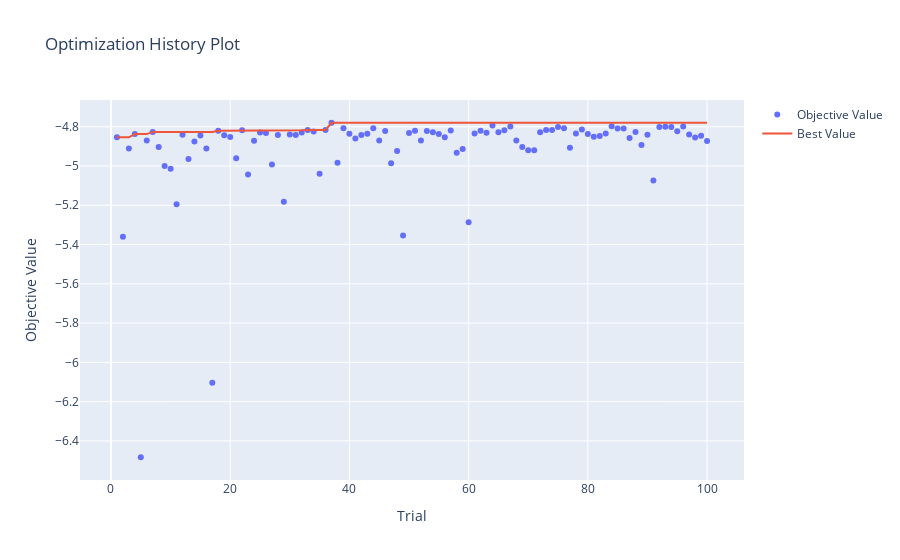
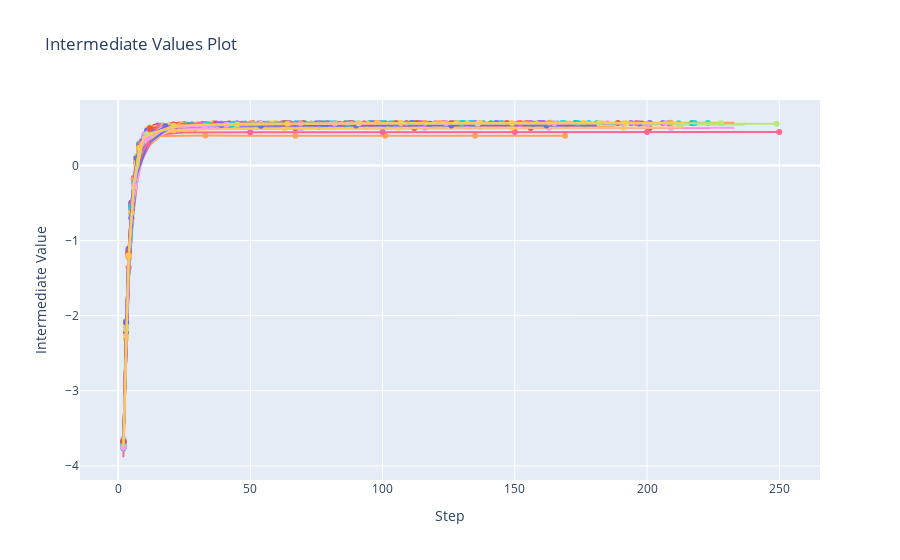
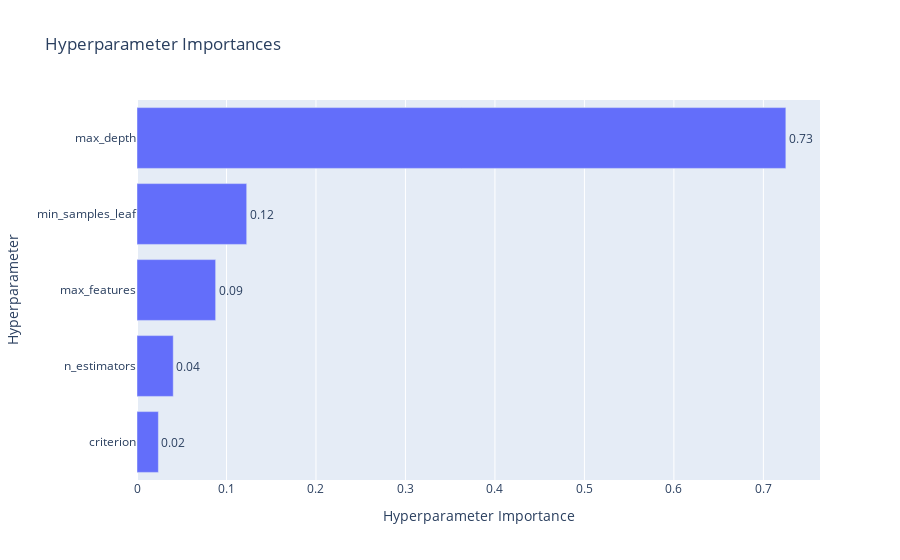

Notebook code cell kept with these figures, in order:
### Code cell
# --- Optional: Optuna Visualizations ---
import optuna.visualization as ov
fig1 = ov.plot_optimization_history(study)
fig1.show()
fig2 = ov.plot_intermediate_values(study)
fig2.show()
fig3 = ov.plot_param_importances(study)
fig3.show()

### Figure 1 — Plotly figure (JSON) as saved in the notebook; plotly's stock layout.template omitted (floating-point values rounded to 4 significant figures)
{"data": [{"mode": "markers", "name": "Objective Value", "type": "scatter", "x": [1, 2, 3, 4, 5, 6, 7, 8, 9, 10, 11, 12, 13, 14, 15, 16, 17, 18, 19, 20, 21, 22, 23, 24, 25, 26, 27, 28, 29, 30, 31, 32, 33, 34, 35, 36, 37, 38, 39, 40, 41, 42, 43, 44, 45, 46, 47, 48, 49, 50, 51, 52, 53, 54, 55, 56, 57, 58, 59, 60, 61, 62, 63, 64, 65, 66, 67, 68, 69, 70, 71, 72, 73, 74, 75, 76, 77, 78, 79, 80, 81, 82, 83, 84, 85, 86, 87, 88, 89, 90, 91, 92, 93, 94, 95, 96, 97, 98, 99, 100], "y": [-4.854, -5.361, -4.911, -4.837, -6.483, -4.87, -4.826, -4.903, -5.0, -5.014, -5.195, -4.841, -4.965, -4.876, -4.845, -4.911, -6.103, -4.82, -4.843, -4.852, -4.961, -4.817, -5.044, -4.871, -4.829, -4.832, -4.992, -4.842, -5.182, -4.84, -4.843, -4.829, -4.816, -4.825, -5.039, -4.817, -4.78, -4.984, -4.808, -4.835, -4.859, -4.842, -4.835, -4.807, -4.87, -4.821, -4.986, -4.924, -5.353, -4.831, -4.82, -4.87, -4.821, -4.828, -4.837, -4.854, -4.819, -4.933, -4.913, -5.286, -4.834, -4.82, -4.831, -4.793, -4.828, -4.818, -4.799, -4.87, -4.903, -4.919, -4.92, -4.828, -4.817, -4.817, -4.802, -4.807, -4.907, -4.834, -4.814, -4.837, -4.851, -4.847, -4.834, -4.797, -4.808, -4.809, -4.857, -4.827, -4.892, -4.84, -5.074, -4.801, -4.801, -4.802, -4.823, -4.799, -4.84, -4.854, -4.846, -4.873]}, {"mode": "lines", "name": "Best Value", "type": "scatter", "x": [0, 1, 2, 3, 4, 5, 6, 7, 8, 9, 10, 11, 12, 13, 14, 15, 16, 17, 18, 19, 20, 21, 22, 23, 24, 25, 26, 27, 28, 29, 30, 31, 32, 33, 34, 35, 36, 37, 38, 39, 40, 41, 42, 43, 44, 45, 46, 47, 48, 49, 50, 51, 52, 53, 54, 55, 56, 57, 58, 59, 60, 61, 62, 63, 64, 65, 66, 67, 68, 69, 70, 71, 72, 73, 74, 75, 76, 77, 78, 79, 80, 81, 82, 83, 84, 85, 86, 87, 88, 89, 90, 91, 92, 93, 94, 95, 96, 97, 98, 99, 100], "y": [null, -4.854, -4.854, -4.854, -4.837, -4.837, -4.837, -4.826, -4.826, -4.826, -4.826, -4.826, -4.826, -4.826, -4.826, -4.826, -4.826, -4.826, -4.82, -4.82, -4.82, -4.82, -4.817, -4.817, -4.817, -4.817, -4.817, -4.817, -4.817, -4.817, -4.817, -4.817, -4.817, -4.816, -4.816, -4.816, -4.816, -4.78, -4.78, -4.78, -4.78, -4.78, -4.78, -4.78, -4.78, -4.78, -4.78, -4.78, -4.78, -4.78, -4.78, -4.78, -4.78, -4.78, -4.78, -4.78, -4.78, -4.78, -4.78, -4.78, -4.78, -4.78, -4.78, -4.78, -4.78, -4.78, -4.78, -4.78, -4.78, -4.78, -4.78, -4.78, -4.78, -4.78, -4.78, -4.78, -4.78, -4.78, -4.78, -4.78, -4.78, -4.78, -4.78, -4.78, -4.78, -4.78, -4.78, -4.78, -4.78, -4.78, -4.78, -4.78, -4.78, -4.78, -4.78, -4.78, -4.78, -4.78, -4.78, -4.78, -4.78]}, {"marker": {"color": "#cccccc"}, "mode": "markers", "name": "Infeasible Trial", "showlegend": false, "type": "scatter", "x": [], "y": []}], "layout": {"title": {"text": "Optimization History Plot"}, "xaxis": {"title": {"text": "Trial"}}, "yaxis": {"title": {"text": "Objective Value"}}}}

### Figure 2 — Plotly figure (JSON) as saved in the notebook; plotly's stock layout.template omitted (floating-point values rounded to 4 significant figures)
{"data": [{"marker": {"maxdisplayed": 10}, "mode": "lines+markers", "name": "Trial1", "type": "scatter", "x": [1, 2, 3, 5, 6, 12, 25, 37, 50, 62, 75, 87, 100, 112, 125], "y": [null, -3.642, -2.064, -0.4988, -0.1469, 0.5035, 0.5471, 0.5547, 0.5573, 0.5595, 0.5615, 0.5614, 0.5629, 0.5631, 0.5636]}, {"marker": {"maxdisplayed": 10}, "mode": "lines+markers", "name": "Trial2", "type": "scatter", "x": [2, 4, 6, 8, 11, 22, 44, 67, 89, 112, 134, 156, 179, 201, 224], "y": [-3.694, -1.158, -0.2102, 0.2395, 0.4402, 0.4931, 0.4962, 0.4963, 0.499, 0.4983, 0.4985, 0.4991, 0.4983, 0.4982, 0.4972]}, {"marker": {"maxdisplayed": 10}, "mode": "lines+markers", "name": "Trial3", "type": "scatter", "x": [1, 2, 3, 4, 8, 17, 25, 34, 43, 51, 60, 68, 77, 86], "y": [null, -3.662, -2.077, -1.105, 0.2818, 0.5375, 0.5421, 0.5443, 0.5487, 0.5502, 0.5536, 0.555, 0.5554, 0.5552]}, {"marker": {"maxdisplayed": 10}, "mode": "lines+markers", "name": "Trial4", "type": "scatter", "x": [1, 2, 3, 7, 15, 23, 31, 39, 46, 54, 62, 70, 78], "y": [null, -3.675, -2.098, 0.1026, 0.5242, 0.5456, 0.5499, 0.5557, 0.5578, 0.5583, 0.5597, 0.5615, 0.562]}, {"marker": {"maxdisplayed": 10}, "mode": "lines+markers", "name": "Trial5", "type": "scatter", "x": [1, 3, 5, 6, 8, 16, 33, 50, 67, 84, 101, 118, 135, 152, 169], "y": [null, -2.161, -0.6307, -0.2835, 0.1542, 0.3919, 0.3997, 0.3968, 0.3951, 0.3957, 0.3948, 0.3957, 0.3944, 0.3955, 0.3949]}, {"marker": {"maxdisplayed": 10}, "mode": "lines+markers", "name": "Trial6", "type": "scatter", "x": [2, 4, 6, 8, 10, 21, 42, 63, 84, 106, 127, 148, 169, 190, 212], "y": [-3.754, -1.208, -0.2326, 0.2296, 0.3758, 0.5204, 0.5422, 0.5528, 0.5534, 0.5564, 0.5585, 0.5601, 0.5608, 0.561, 0.5617]}, {"marker": {"maxdisplayed": 10}, "mode": "lines+markers", "name": "Trial7", "type": "scatter", "x": [1, 2, 5, 11, 16, 22, 28, 33, 39, 44, 50, 56], "y": [null, -3.681, -0.5265, 0.4669, 0.5289, 0.5398, 0.5449, 0.5495, 0.5551, 0.5561, 0.5576, 0.5609]}, {"marker": {"maxdisplayed": 10}, "mode": "lines+markers", "name": "Trial8", "type": "scatter", "x": [1, 2, 3, 4, 8, 17, 26, 34, 43, 52, 60, 69, 78, 87], "y": [null, -3.644, -2.072, -1.092, 0.3041, 0.5433, 0.5497, 0.5523, 0.5537, 0.5561, 0.5574, 0.5584, 0.5596, 0.5596]}, {"marker": {"maxdisplayed": 10}, "mode": "lines+markers", "name": "Trial9", "type": "scatter", "x": [1, 2, 3, 6, 13, 20, 26, 33, 40, 46, 53, 60, 67], "y": [null, -3.668, -2.11, -0.1899, 0.482, 0.5221, 0.5301, 0.5339, 0.5372, 0.5382, 0.5406, 0.54, 0.5429]}, {"marker": {"maxdisplayed": 10}, "mode": "lines+markers", "name": "Trial10", "type": "scatter", "x": [1, 2, 3, 4, 6, 12, 24, 36, 48, 60, 72, 84, 96, 108, 121], "y": [null, -3.689, -2.116, -1.144, -0.1982, 0.4715, 0.5289, 0.532, 0.5337, 0.5341, 0.5337, 0.5355, 0.5357, 0.5355, 0.5361]}, {"marker": {"maxdisplayed": 10}, "mode": "lines+markers", "name": "Trial11", "type": "scatter", "x": [1, 3, 4, 6, 7, 15, 30, 45, 61, 76, 91, 107, 122, 137, 153], "y": [null, -2.098, -1.124, -0.1729, 0.1061, 0.498, 0.513, 0.5174, 0.5189, 0.5197, 0.521, 0.5225, 0.5226, 0.5223, 0.5233]}, {"marker": {"maxdisplayed": 10}, "mode": "lines+markers", "name": "Trial12", "type": "scatter", "x": [1, 2, 5, 11, 17, 22, 28, 34, 39, 45, 51, 57], "y": [null, -3.695, -0.5283, 0.4637, 0.5267, 0.5369, 0.5422, 0.5486, 0.5517, 0.5545, 0.5558, 0.5565]}, {"marker": {"maxdisplayed": 10}, "mode": "lines+markers", "name": "Trial13", "type": "scatter", "x": [1, 2, 5, 10, 15, 20, 25, 30, 35, 40, 45, 51], "y": [null, -3.683, -0.5544, 0.4001, 0.4978, 0.5213, 0.5252, 0.528, 0.5295, 0.5354, 0.5362, 0.535]}, {"marker": {"maxdisplayed": 10}, "mode": "lines+markers", "name": "Trial14", "type": "scatter", "x": [1, 2, 3, 4, 5, 11, 22, 33, 44, 55, 66, 77, 88, 99, 110], "y": [null, -3.692, -2.127, -1.137, -0.5417, 0.4613, 0.5359, 0.5456, 0.5499, 0.5547, 0.557, 0.5598, 0.5605, 0.5618, 0.562]}, {"marker": {"maxdisplayed": 10}, "mode": "lines+markers", "name": "Trial15", "type": "scatter", "x": [1, 2, 3, 4, 8, 17, 25, 34, 43, 51, 60, 68, 77, 86], "y": [null, -3.66, -2.084, -1.109, 0.2794, 0.5298, 0.5443, 0.5521, 0.5582, 0.5591, 0.5589, 0.5595, 0.5622, 0.5623]}, {"marker": {"maxdisplayed": 10}, "mode": "lines+markers", "name": "Trial16", "type": "scatter", "x": [1, 3, 5, 7, 8, 17, 35, 52, 70, 87, 105, 122, 140, 157, 175], "y": [null, -2.133, -0.5614, 0.063, 0.2467, 0.5124, 0.5331, 0.5409, 0.543, 0.5434, 0.5437, 0.5444, 0.5449, 0.5473, 0.5478]}, {"marker": {"maxdisplayed": 10}, "mode": "lines+markers", "name": "Trial17", "type": "scatter", "x": [2, 5, 7, 10, 12, 25, 50, 75, 100, 125, 150, 175, 200, 225, 250], "y": [-3.691, -0.585, 0.0285, 0.3328, 0.4038, 0.4404, 0.4425, 0.4435, 0.4451, 0.4448, 0.4443, 0.4436, 0.4444, 0.4449, 0.4446]}, {"marker": {"maxdisplayed": 10}, "mode": "lines+markers", "name": "Trial18", "type": "scatter", "x": [1, 2, 3, 4, 9, 19, 29, 39, 49, 59, 69, 79, 89, 99], "y": [null, -3.733, -2.177, -1.193, 0.3008, 0.524, 0.5406, 0.5483, 0.5507, 0.5548, 0.5579, 0.5598, 0.5599, 0.5615]}, {"marker": {"maxdisplayed": 10}, "mode": "lines+markers", "name": "Trial19", "type": "scatter", "x": [1, 2, 3, 4, 5, 10, 21, 32, 43, 54, 65, 76, 87, 98, 109], "y": [null, -3.712, -2.149, -1.173, -0.5676, 0.3863, 0.5319, 0.5415, 0.548, 0.5525, 0.5572, 0.5585, 0.5579, 0.5596, 0.5597]}, {"marker": {"maxdisplayed": 10}, "mode": "lines+markers", "name": "Trial20", "type": "scatter", "x": [1, 2, 4, 5, 6, 13, 27, 41, 55, 69, 82, 96, 110, 124, 138], "y": [null, -3.71, -1.176, -0.575, -0.2191, 0.477, 0.5286, 0.5372, 0.5424, 0.5452, 0.5467, 0.5486, 0.5485, 0.5493, 0.5514]}, {"marker": {"maxdisplayed": 10}, "mode": "lines+markers", "name": "Trial21", "type": "scatter", "x": [1, 2, 3, 4, 5, 10, 20, 30, 41, 51, 61, 72, 82, 92, 103], "y": [null, -3.791, -2.232, -1.25, -0.6428, 0.3505, 0.5137, 0.5298, 0.5382, 0.5434, 0.5455, 0.548, 0.5491, 0.5508, 0.5522]}, {"marker": {"maxdisplayed": 10}, "mode": "lines+markers", "name": "Trial22", "type": "scatter", "x": [1, 2, 3, 7, 14, 21, 29, 36, 43, 51, 58, 65, 73], "y": [null, -3.664, -2.091, 0.116, 0.5208, 0.5458, 0.5527, 0.5572, 0.5604, 0.5611, 0.5623, 0.5627, 0.5626]}, {"marker": {"maxdisplayed": 10}, "mode": "lines+markers", "name": "Trial23", "type": "scatter", "x": [1, 2, 3, 6, 13, 20, 26, 33, 40, 46, 53, 60, 67], "y": [null, -3.649, -2.083, -0.1671, 0.4962, 0.5255, 0.5298, 0.5304, 0.5336, 0.5348, 0.5365, 0.5367, 0.5371]}, {"marker": {"maxdisplayed": 10}, "mode": "lines+markers", "name": "Trial24", "type": "scatter", "x": [1, 2, 5, 10, 15, 20, 25, 30, 35, 40, 45, 51], "y": [null, -3.643, -0.498, 0.4367, 0.5319, 0.5485, 0.5499, 0.5511, 0.5517, 0.5568, 0.5577, 0.5589]}, {"marker": {"maxdisplayed": 10}, "mode": "lines+markers", "name": "Trial25", "type": "scatter", "x": [1, 2, 3, 4, 5, 10, 20, 30, 40, 50, 60, 70, 80, 90, 101], "y": [null, -3.668, -2.091, -1.113, -0.5219, 0.4157, 0.5345, 0.5444, 0.5506, 0.5532, 0.5551, 0.5555, 0.5547, 0.5558, 0.5559]}, {"marker": {"maxdisplayed": 10}, "mode": "lines+markers", "name": "Trial26", "type": "scatter", "x": [1, 2, 3, 7, 14, 21, 28, 35, 42, 49, 56, 63, 71], "y": [null, -3.688, -2.124, 0.1076, 0.5142, 0.537, 0.5462, 0.553, 0.5554, 0.5554, 0.5562, 0.558, 0.5589]}, {"marker": {"maxdisplayed": 10}, "mode": "lines+markers", "name": "Trial27", "type": "scatter", "x": [1, 2, 3, 4, 9, 19, 28, 38, 47, 57, 66, 76, 85, 95], "y": [null, -3.686, -2.114, -1.154, 0.3074, 0.5064, 0.5137, 0.5165, 0.5204, 0.5262, 0.5294, 0.5313, 0.5334, 0.5342]}, {"marker": {"maxdisplayed": 10}, "mode": "lines+markers", "name": "Trial28", "type": "scatter", "x": [1, 2, 3, 5, 6, 13, 26, 39, 52, 65, 78, 91, 104, 117, 130], "y": [null, -3.707, -2.133, -0.5408, -0.1856, 0.4968, 0.5451, 0.5529, 0.5559, 0.5576, 0.561, 0.5621, 0.5622, 0.5618, 0.5625]}, {"marker": {"maxdisplayed": 10}, "mode": "lines+markers", "name": "Trial29", "type": "scatter", "x": [1, 2, 3, 6, 13, 20, 26, 33, 40, 46, 53, 60, 67], "y": [null, -3.656, -2.077, -0.1678, 0.4856, 0.5197, 0.522, 0.5225, 0.5253, 0.5258, 0.5267, 0.5277, 0.5291]}, {"marker": {"maxdisplayed": 10}, "mode": "lines+markers", "name": "Trial30", "type": "scatter", "x": [1, 2, 3, 4, 5, 11, 23, 35, 47, 59, 70, 82, 94, 106, 118], "y": [null, -3.653, -2.088, -1.11, -0.5151, 0.4827, 0.55, 0.5552, 0.5613, 0.5621, 0.5641, 0.5643, 0.5648, 0.5654, 0.5655]}, {"marker": {"maxdisplayed": 10}, "mode": "lines+markers", "name": "Trial31", "type": "scatter", "x": [1, 2, 3, 4, 8, 16, 24, 32, 40, 48, 56, 64, 72, 81], "y": [null, -3.73, -2.19, -1.224, 0.1906, 0.4795, 0.5065, 0.5193, 0.5258, 0.5281, 0.5323, 0.5354, 0.5362, 0.537]}, {"marker": {"maxdisplayed": 10}, "mode": "lines+markers", "name": "Trial32", "type": "scatter", "x": [1, 2, 3, 4, 5, 10, 20, 30, 40, 50, 60, 70, 80, 90, 101], "y": [null, -3.668, -2.091, -1.113, -0.5219, 0.4157, 0.5345, 0.5444, 0.5506, 0.5532, 0.5551, 0.5555, 0.5547, 0.5558, 0.5559]}, {"marker": {"maxdisplayed": 10}, "mode": "lines+markers", "name": "Trial33", "type": "scatter", "x": [1, 2, 4, 5, 6, 13, 27, 41, 54, 68, 82, 95, 109, 123, 137], "y": [null, -3.671, -1.141, -0.5434, -0.1897, 0.4854, 0.5426, 0.5516, 0.5543, 0.5574, 0.5595, 0.5611, 0.5606, 0.5619, 0.5618]}, {"marker": {"maxdisplayed": 10}, "mode": "lines+markers", "name": "Trial34", "type": "scatter", "x": [1, 3, 4, 6, 8, 16, 32, 48, 64, 80, 96, 112, 128, 144, 161], "y": [null, -2.105, -1.118, -0.1794, 0.2704, 0.5291, 0.5531, 0.5593, 0.5611, 0.5618, 0.5629, 0.5647, 0.565, 0.5656, 0.5652]}, {"marker": {"maxdisplayed": 10}, "mode": "lines+markers", "name": "Trial35", "type": "scatter", "x": [1, 3, 5, 7, 9, 18, 37, 56, 75, 94, 112, 131, 150, 169, 188], "y": [null, -2.129, -0.5704, 0.06053, 0.2964, 0.4999, 0.5146, 0.5178, 0.5211, 0.5202, 0.5219, 0.523, 0.523, 0.524, 0.5241]}, {"marker": {"maxdisplayed": 10}, "mode": "lines+markers", "name": "Trial36", "type": "scatter", "x": [1, 2, 4, 5, 7, 14, 29, 44, 59, 74, 89, 104, 119, 134, 149], "y": [null, -3.704, -1.169, -0.5561, 0.07077, 0.4985, 0.5438, 0.5487, 0.5529, 0.5532, 0.5555, 0.5563, 0.5573, 0.5587, 0.5589]}, {"marker": {"maxdisplayed": 10}, "mode": "lines+markers", "name": "Trial37", "type": "scatter", "x": [1, 2, 4, 5, 7, 14, 28, 43, 57, 72, 86, 100, 115, 129, 144], "y": [null, -3.771, -1.22, -0.6042, 0.04285, 0.479, 0.5361, 0.5494, 0.5535, 0.5564, 0.5589, 0.5615, 0.5618, 0.5608, 0.5606]}, {"marker": {"maxdisplayed": 10}, "mode": "lines+markers", "name": "Trial38", "type": "scatter", "x": [1, 2, 4, 5, 7, 14, 29, 43, 58, 72, 87, 101, 116, 130, 145], "y": [null, -3.77, -1.233, -0.636, 0.003515, 0.4561, 0.503, 0.5166, 0.5267, 0.5311, 0.5334, 0.5349, 0.5367, 0.5377, 0.5382]}, {"marker": {"maxdisplayed": 10}, "mode": "lines+markers", "name": "Trial39", "type": "scatter", "x": [1, 3, 5, 7, 9, 18, 37, 55, 74, 92, 111, 129, 148, 166, 185], "y": [null, -2.148, -0.5592, 0.06757, 0.3166, 0.5291, 0.5474, 0.5541, 0.5547, 0.5565, 0.557, 0.5595, 0.5598, 0.5606, 0.5607]}, {"marker": {"maxdisplayed": 10}, "mode": "lines+markers", "name": "Trial40", "type": "scatter", "x": [1, 3, 5, 7, 9, 19, 38, 57, 76, 95, 114, 133, 152, 171, 190], "y": [null, -2.306, -0.6942, -0.04007, 0.2174, 0.4787, 0.5217, 0.5378, 0.5459, 0.5504, 0.5511, 0.5545, 0.5566, 0.5591, 0.5607]}, {"marker": {"maxdisplayed": 10}, "mode": "lines+markers", "name": "Trial41", "type": "scatter", "x": [2, 4, 6, 8, 10, 20, 40, 60, 80, 100, 120, 140, 160, 180, 201], "y": [-3.759, -1.223, -0.2586, 0.2075, 0.3607, 0.5184, 0.5481, 0.5549, 0.5588, 0.5591, 0.5602, 0.5609, 0.5617, 0.5625, 0.5623]}, {"marker": {"maxdisplayed": 10}, "mode": "lines+markers", "name": "Trial42", "type": "scatter", "x": [1, 3, 5, 6, 8, 17, 34, 51, 68, 85, 102, 118, 136, 153, 170], "y": [null, -2.148, -0.5759, -0.2198, 0.2323, 0.5126, 0.5311, 0.5413, 0.5433, 0.5469, 0.5489, 0.5484, 0.5507, 0.5527, 0.553]}, {"marker": {"maxdisplayed": 10}, "mode": "lines+markers", "name": "Trial43", "type": "scatter", "x": [1, 3, 4, 6, 7, 15, 30, 45, 61, 76, 91, 107, 122, 137, 153], "y": [null, -2.138, -1.145, -0.2024, 0.07772, 0.5186, 0.5474, 0.5558, 0.559, 0.5606, 0.5628, 0.5623, 0.5628, 0.5628, 0.5638]}, {"marker": {"maxdisplayed": 10}, "mode": "lines+markers", "name": "Trial44", "type": "scatter", "x": [2, 4, 6, 8, 11, 22, 44, 67, 89, 112, 134, 156, 179, 201, 224], "y": [-3.696, -1.169, -0.2098, 0.2509, 0.4456, 0.5328, 0.5516, 0.5575, 0.561, 0.5613, 0.5626, 0.564, 0.5654, 0.5649, 0.5652]}, {"marker": {"maxdisplayed": 10}, "mode": "lines+markers", "name": "Trial45", "type": "scatter", "x": [1, 2, 4, 5, 6, 13, 26, 40, 53, 67, 80, 93, 107, 120, 134], "y": [null, -3.736, -1.217, -0.6266, -0.2537, 0.469, 0.5289, 0.545, 0.5507, 0.5544, 0.5554, 0.5583, 0.5587, 0.5594, 0.5605]}, {"marker": {"maxdisplayed": 10}, "mode": "lines+markers", "name": "Trial46", "type": "scatter", "x": [2, 4, 6, 8, 11, 22, 44, 66, 89, 111, 133, 156, 178, 200, 223], "y": [-3.72, -1.183, -0.2121, 0.2428, 0.4529, 0.5394, 0.5551, 0.5605, 0.5633, 0.5648, 0.5641, 0.5648, 0.5649, 0.565, 0.5654]}, {"marker": {"maxdisplayed": 10}, "mode": "lines+markers", "name": "Trial47", "type": "scatter", "x": [1, 2, 4, 5, 7, 14, 29, 43, 58, 73, 87, 102, 116, 131, 146], "y": [null, -3.885, -1.359, -0.7324, -0.06754, 0.4188, 0.4916, 0.5056, 0.5153, 0.5186, 0.5258, 0.5275, 0.5291, 0.5305, 0.5313]}, {"marker": {"maxdisplayed": 10}, "mode": "lines+markers", "name": "Trial48", "type": "scatter", "x": [2, 4, 7, 9, 12, 24, 49, 74, 99, 124, 149, 174, 199, 224, 249], "y": [-3.644, -1.105, 0.1255, 0.3589, 0.5095, 0.5454, 0.5502, 0.5526, 0.554, 0.5546, 0.5547, 0.5546, 0.5543, 0.5549, 0.5546]}, {"marker": {"maxdisplayed": 10}, "mode": "lines+markers", "name": "Trial49", "type": "scatter", "x": [2, 4, 6, 9, 11, 23, 46, 69, 93, 116, 139, 163, 186, 209, 233], "y": [-3.681, -1.171, -0.228, 0.2912, 0.4164, 0.4777, 0.4913, 0.4928, 0.4969, 0.4987, 0.5002, 0.5008, 0.5013, 0.5012, 0.5018]}, {"marker": {"maxdisplayed": 10}, "mode": "lines+markers", "name": "Trial50", "type": "scatter", "x": [1, 3, 5, 7, 9, 18, 36, 54, 73, 91, 109, 128, 146, 164, 183], "y": [null, -2.205, -0.621, 0.02151, 0.2814, 0.5176, 0.5467, 0.5518, 0.5552, 0.5583, 0.56, 0.5607, 0.561, 0.5608, 0.5613]}, {"marker": {"maxdisplayed": 10}, "mode": "lines+markers", "name": "Trial51", "type": "scatter", "x": [1, 3, 4, 6, 7, 15, 31, 47, 63, 79, 95, 111, 127, 143, 159], "y": [null, -2.124, -1.148, -0.1885, 0.09223, 0.52, 0.5484, 0.5552, 0.5585, 0.5623, 0.563, 0.5638, 0.5642, 0.5641, 0.5643]}, {"marker": {"maxdisplayed": 10}, "mode": "lines+markers", "name": "Trial52", "type": "scatter", "x": [2, 4, 6, 8, 11, 22, 44, 66, 88, 110, 132, 154, 176, 198, 221], "y": [-3.679, -1.136, -0.1839, 0.2638, 0.467, 0.5395, 0.5505, 0.5532, 0.556, 0.5561, 0.5572, 0.5581, 0.5594, 0.5597, 0.5601]}, {"marker": {"maxdisplayed": 10}, "mode": "lines+markers", "name": "Trial53", "type": "scatter", "x": [2, 4, 6, 8, 10, 20, 40, 60, 80, 101, 121, 141, 161, 181, 202], "y": [-3.708, -1.157, -0.1968, 0.2578, 0.3972, 0.5301, 0.5473, 0.5526, 0.5578, 0.5604, 0.5616, 0.5623, 0.5629, 0.5631, 0.5623]}, {"marker": {"maxdisplayed": 10}, "mode": "lines+markers", "name": "Trial54", "type": "scatter", "x": [1, 3, 5, 7, 8, 17, 35, 53, 70, 88, 106, 123, 141, 159, 177], "y": [null, -2.131, -0.5442, 0.0867, 0.2658, 0.5284, 0.5535, 0.5596, 0.5633, 0.5644, 0.5653, 0.5664, 0.5663, 0.5661, 0.566]}, {"marker": {"maxdisplayed": 10}, "mode": "lines+markers", "name": "Trial55", "type": "scatter", "x": [1, 2, 3, 4, 6, 12, 24, 36, 48, 61, 73, 85, 97, 109, 122], "y": [null, -3.659, -2.085, -1.114, -0.1599, 0.4955, 0.5462, 0.5503, 0.5552, 0.5567, 0.5589, 0.5597, 0.5606, 0.5617, 0.562]}, {"marker": {"maxdisplayed": 10}, "mode": "lines+markers", "name": "Trial56", "type": "scatter", "x": [1, 3, 4, 6, 8, 16, 32, 48, 64, 81, 97, 113, 129, 145, 162], "y": [null, -2.097, -1.134, -0.1733, 0.2737, 0.5294, 0.5511, 0.5597, 0.5611, 0.562, 0.564, 0.5634, 0.5635, 0.5645, 0.5648]}, {"marker": {"maxdisplayed": 10}, "mode": "lines+markers", "name": "Trial57", "type": "scatter", "x": [1, 2, 4, 5, 7, 14, 28, 42, 56, 70, 84, 98, 112, 126, 141], "y": [null, -3.68, -1.14, -0.5411, 0.09045, 0.5113, 0.5485, 0.5558, 0.5603, 0.5638, 0.5642, 0.5634, 0.5635, 0.5635, 0.5644]}, {"marker": {"maxdisplayed": 10}, "mode": "lines+markers", "name": "Trial58", "type": "scatter", "x": [2, 4, 7, 9, 11, 23, 47, 71, 94, 118, 142, 165, 189, 213, 237], "y": [-3.686, -1.155, 0.07355, 0.3068, 0.4401, 0.5181, 0.5362, 0.5384, 0.5416, 0.542, 0.5433, 0.5438, 0.544, 0.5446, 0.5445]}, {"marker": {"maxdisplayed": 10}, "mode": "lines+markers", "name": "Trial59", "type": "scatter", "x": [2, 4, 6, 8, 10, 20, 40, 60, 80, 100, 120, 140, 160, 180, 200], "y": [-3.689, -1.137, -0.1803, 0.2715, 0.4109, 0.5305, 0.5455, 0.5462, 0.5467, 0.5493, 0.5501, 0.5522, 0.5513, 0.5512, 0.5515]}, {"marker": {"maxdisplayed": 10}, "mode": "lines+markers", "name": "Trial60", "type": "scatter", "x": [2, 4, 6, 8, 10, 21, 42, 63, 85, 106, 127, 149, 170, 191, 213], "y": [-3.712, -1.208, -0.264, 0.1875, 0.3356, 0.4674, 0.4868, 0.4947, 0.4974, 0.5005, 0.5017, 0.5036, 0.5053, 0.5048, 0.5065]}, {"marker": {"maxdisplayed": 10}, "mode": "lines+markers", "name": "Trial61", "type": "scatter", "x": [1, 2, 3, 4, 5, 11, 22, 33, 45, 56, 67, 79, 90, 101, 113], "y": [null, -3.668, -2.091, -1.113, -0.5219, 0.4661, 0.5388, 0.5455, 0.5525, 0.5544, 0.5551, 0.5548, 0.5558, 0.5559, 0.5569]}, {"marker": {"maxdisplayed": 10}, "mode": "lines+markers", "name": "Trial62", "type": "scatter", "x": [1, 2, 4, 5, 7, 14, 28, 42, 56, 70, 84, 98, 112, 126, 141], "y": [null, -3.687, -1.15, -0.557, 0.09225, 0.5144, 0.5535, 0.5594, 0.5595, 0.5625, 0.5633, 0.5644, 0.5637, 0.5635, 0.5637]}, {"marker": {"maxdisplayed": 10}, "mode": "lines+markers", "name": "Trial63", "type": "scatter", "x": [1, 2, 3, 5, 6, 13, 26, 39, 52, 65, 78, 91, 104, 117, 131], "y": [null, -3.704, -2.137, -0.5561, -0.1997, 0.4924, 0.5413, 0.5491, 0.5528, 0.5566, 0.5581, 0.5581, 0.5594, 0.56, 0.5606]}, {"marker": {"maxdisplayed": 10}, "mode": "lines+markers", "name": "Trial64", "type": "scatter", "x": [1, 3, 4, 6, 7, 15, 30, 45, 60, 75, 90, 105, 120, 135, 151], "y": [null, -2.122, -1.14, -0.1928, 0.09062, 0.5148, 0.5467, 0.5556, 0.5594, 0.5609, 0.5614, 0.5631, 0.5643, 0.5648, 0.565]}, {"marker": {"maxdisplayed": 10}, "mode": "lines+markers", "name": "Trial65", "type": "scatter", "x": [1, 3, 4, 6, 7, 15, 30, 45, 60, 76, 91, 106, 121, 136, 152], "y": [null, -2.148, -1.157, -0.2017, 0.07852, 0.507, 0.5426, 0.5518, 0.5565, 0.5582, 0.5583, 0.56, 0.5617, 0.5618, 0.5637]}, {"marker": {"maxdisplayed": 10}, "mode": "lines+markers", "name": "Trial66", "type": "scatter", "x": [1, 3, 5, 6, 8, 16, 33, 50, 67, 84, 100, 117, 134, 151, 168], "y": [null, -2.123, -0.538, -0.1792, 0.2654, 0.5209, 0.5435, 0.5544, 0.5599, 0.5616, 0.5643, 0.5646, 0.5646, 0.5652, 0.5651]}, {"marker": {"maxdisplayed": 10}, "mode": "lines+markers", "name": "Trial67", "type": "scatter", "x": [1, 2, 3, 5, 6, 12, 25, 38, 50, 63, 76, 88, 101, 114, 127], "y": [null, -3.722, -2.15, -0.5717, -0.2131, 0.4785, 0.5401, 0.5484, 0.5524, 0.5567, 0.5608, 0.5608, 0.561, 0.5605, 0.5611]}, {"marker": {"maxdisplayed": 10}, "mode": "lines+markers", "name": "Trial68", "type": "scatter", "x": [1, 2, 3, 5, 6, 13, 26, 39, 52, 65, 78, 91, 104, 117, 130], "y": [null, -3.734, -2.175, -0.5891, -0.2248, 0.4787, 0.5322, 0.5428, 0.5504, 0.5541, 0.5546, 0.5555, 0.5572, 0.5584, 0.5592]}, {"marker": {"maxdisplayed": 10}, "mode": "lines+markers", "name": "Trial69", "type": "scatter", "x": [1, 2, 3, 4, 5, 11, 23, 35, 46, 58, 70, 81, 93, 105, 117], "y": [null, -3.76, -2.201, -1.221, -0.6234, 0.4259, 0.5167, 0.5225, 0.5355, 0.5405, 0.5412, 0.5432, 0.5455, 0.5461, 0.5479]}, {"marker": {"maxdisplayed": 10}, "mode": "lines+markers", "name": "Trial70", "type": "scatter", "x": [1, 2, 4, 5, 7, 14, 29, 44, 58, 73, 88, 102, 117, 132, 147], "y": [null, -3.714, -1.171, -0.5672, 0.07441, 0.4997, 0.5376, 0.5409, 0.5435, 0.5457, 0.548, 0.5487, 0.5493, 0.5501, 0.5502]}, {"marker": {"maxdisplayed": 10}, "mode": "lines+markers", "name": "Trial71", "type": "scatter", "x": [1, 2, 4, 5, 6, 13, 27, 41, 54, 68, 82, 95, 109, 123, 137], "y": [null, -3.727, -1.192, -0.5884, -0.2292, 0.4699, 0.5353, 0.5478, 0.5526, 0.5569, 0.5587, 0.5604, 0.5617, 0.5618, 0.5612]}, {"marker": {"maxdisplayed": 10}, "mode": "lines+markers", "name": "Trial72", "type": "scatter", "x": [1, 2, 3, 5, 6, 12, 25, 37, 50, 63, 75, 88, 100, 113, 126], "y": [null, -3.678, -2.102, -0.5407, -0.1904, 0.4964, 0.5491, 0.5589, 0.562, 0.5641, 0.5657, 0.5652, 0.5657, 0.5665, 0.5667]}, {"marker": {"maxdisplayed": 10}, "mode": "lines+markers", "name": "Trial73", "type": "scatter", "x": [1, 3, 4, 6, 8, 16, 32, 48, 64, 80, 96, 112, 128, 144, 160], "y": [null, -2.113, -1.139, -0.1776, 0.2805, 0.5327, 0.5478, 0.5563, 0.5595, 0.5604, 0.5626, 0.5632, 0.5647, 0.5656, 0.5654]}, {"marker": {"maxdisplayed": 10}, "mode": "lines+markers", "name": "Trial74", "type": "scatter", "x": [1, 3, 4, 6, 8, 16, 32, 48, 64, 80, 96, 112, 128, 144, 160], "y": [null, -2.113, -1.139, -0.1776, 0.2805, 0.5327, 0.5478, 0.5563, 0.5595, 0.5604, 0.5626, 0.5632, 0.5647, 0.5656, 0.5654]}, {"marker": {"maxdisplayed": 10}, "mode": "lines+markers", "name": "Trial75", "type": "scatter", "x": [1, 3, 5, 6, 8, 16, 33, 50, 67, 84, 100, 117, 134, 151, 168], "y": [null, -2.145, -0.5561, -0.2069, 0.2501, 0.5166, 0.5445, 0.55, 0.5523, 0.5537, 0.5566, 0.5572, 0.5587, 0.5586, 0.5598]}, {"marker": {"maxdisplayed": 10}, "mode": "lines+markers", "name": "Trial76", "type": "scatter", "x": [1, 3, 5, 6, 8, 16, 33, 50, 67, 84, 100, 117, 134, 151, 168], "y": [null, -2.149, -0.5605, -0.212, 0.2453, 0.5201, 0.5459, 0.5514, 0.5539, 0.5553, 0.5579, 0.5583, 0.5596, 0.5595, 0.5607]}, {"marker": {"maxdisplayed": 10}, "mode": "lines+markers", "name": "Trial77", "type": "scatter", "x": [1, 3, 5, 6, 8, 16, 33, 50, 67, 84, 100, 117, 134, 151, 168], "y": [null, -2.085, -0.5225, -0.1708, 0.2712, 0.5236, 0.5453, 0.5486, 0.5499, 0.5518, 0.5526, 0.5532, 0.5534, 0.5544, 0.5546]}, {"marker": {"maxdisplayed": 10}, "mode": "lines+markers", "name": "Trial78", "type": "scatter", "x": [1, 3, 5, 7, 8, 17, 35, 52, 70, 88, 105, 123, 140, 158, 176], "y": [null, -2.151, -0.5806, 0.04886, 0.2258, 0.5089, 0.5399, 0.546, 0.551, 0.5533, 0.5539, 0.558, 0.5596, 0.5604, 0.5611]}, {"marker": {"maxdisplayed": 10}, "mode": "lines+markers", "name": "Trial79", "type": "scatter", "x": [1, 3, 5, 7, 9, 19, 38, 57, 76, 95, 114, 133, 152, 171, 191], "y": [null, -2.289, -0.7085, -0.04418, 0.2326, 0.4884, 0.5229, 0.5395, 0.5439, 0.549, 0.5517, 0.5536, 0.5565, 0.5576, 0.5587]}, {"marker": {"maxdisplayed": 10}, "mode": "lines+markers", "name": "Trial80", "type": "scatter", "x": [1, 3, 5, 7, 9, 18, 37, 56, 75, 94, 113, 132, 151, 170, 189], "y": [null, -2.266, -0.686, -0.003969, 0.2592, 0.4927, 0.535, 0.549, 0.5505, 0.553, 0.5543, 0.5572, 0.5595, 0.5589, 0.559]}, {"marker": {"maxdisplayed": 10}, "mode": "lines+markers", "name": "Trial81", "type": "scatter", "x": [1, 3, 5, 7, 9, 19, 39, 59, 78, 98, 118, 137, 157, 177, 197], "y": [null, -2.291, -0.6998, -0.03301, 0.231, 0.4941, 0.5396, 0.5468, 0.5506, 0.5537, 0.5539, 0.5553, 0.5553, 0.5559, 0.5573]}, {"marker": {"maxdisplayed": 10}, "mode": "lines+markers", "name": "Trial82", "type": "scatter", "x": [1, 3, 5, 7, 9, 18, 36, 54, 72, 91, 109, 127, 145, 163, 182], "y": [null, -2.202, -0.6163, 0.03044, 0.2833, 0.5098, 0.5414, 0.5538, 0.5546, 0.5562, 0.5575, 0.5582, 0.559, 0.5597, 0.5599]}, {"marker": {"maxdisplayed": 10}, "mode": "lines+markers", "name": "Trial83", "type": "scatter", "x": [2, 4, 6, 8, 10, 20, 41, 62, 83, 104, 124, 145, 166, 187, 208], "y": [-3.765, -1.22, -0.2505, 0.2129, 0.3642, 0.5158, 0.5454, 0.5519, 0.5567, 0.5584, 0.5598, 0.56, 0.56, 0.5618, 0.5632]}, {"marker": {"maxdisplayed": 10}, "mode": "lines+markers", "name": "Trial84", "type": "scatter", "x": [1, 3, 5, 7, 9, 19, 38, 58, 77, 97, 116, 135, 155, 174, 194], "y": [null, -2.117, -0.5479, 0.09059, 0.3268, 0.5343, 0.5504, 0.5583, 0.56, 0.5616, 0.562, 0.5639, 0.5647, 0.5649, 0.5655]}, {"marker": {"maxdisplayed": 10}, "mode": "lines+markers", "name": "Trial85", "type": "scatter", "x": [1, 3, 5, 6, 8, 17, 34, 51, 68, 86, 103, 120, 137, 154, 172], "y": [null, -2.136, -0.5513, -0.1913, 0.259, 0.5286, 0.5449, 0.5568, 0.5594, 0.5604, 0.5625, 0.5626, 0.5641, 0.5647, 0.5651]}, {"marker": {"maxdisplayed": 10}, "mode": "lines+markers", "name": "Trial86", "type": "scatter", "x": [1, 3, 5, 6, 8, 17, 34, 51, 69, 86, 103, 121, 138, 155, 173], "y": [null, -2.136, -0.5513, -0.1913, 0.259, 0.5286, 0.5449, 0.5568, 0.5598, 0.5604, 0.5625, 0.5629, 0.5643, 0.5645, 0.5651]}, {"marker": {"maxdisplayed": 10}, "mode": "lines+markers", "name": "Trial87", "type": "scatter", "x": [1, 3, 4, 6, 7, 15, 31, 46, 62, 77, 93, 108, 124, 139, 155], "y": [null, -2.137, -1.159, -0.2159, 0.05813, 0.5029, 0.5446, 0.552, 0.5572, 0.56, 0.5605, 0.5631, 0.5636, 0.5636, 0.5637]}, {"marker": {"maxdisplayed": 10}, "mode": "lines+markers", "name": "Trial88", "type": "scatter", "x": [1, 3, 5, 7, 9, 18, 36, 54, 73, 91, 109, 128, 146, 164, 183], "y": [null, -2.185, -0.6188, 0.02958, 0.2864, 0.5067, 0.5458, 0.5564, 0.5612, 0.5632, 0.5657, 0.5659, 0.5668, 0.5672, 0.5682]}, {"marker": {"maxdisplayed": 10}, "mode": "lines+markers", "name": "Trial89", "type": "scatter", "x": [1, 3, 4, 6, 8, 16, 33, 49, 66, 83, 99, 116, 132, 149, 166], "y": [null, -2.151, -1.181, -0.2148, 0.2403, 0.5028, 0.5271, 0.5374, 0.5409, 0.5448, 0.5468, 0.5481, 0.5489, 0.5497, 0.5501]}, {"marker": {"maxdisplayed": 10}, "mode": "lines+markers", "name": "Trial90", "type": "scatter", "x": [1, 3, 5, 7, 9, 19, 39, 58, 78, 98, 117, 137, 156, 176, 196], "y": [null, -2.122, -0.5572, 0.08271, 0.328, 0.5323, 0.5532, 0.5587, 0.562, 0.5656, 0.5671, 0.5673, 0.5681, 0.5686, 0.5684]}, {"marker": {"maxdisplayed": 10}, "mode": "lines+markers", "name": "Trial91", "type": "scatter", "x": [1, 3, 5, 7, 9, 18, 36, 54, 72, 90, 108, 126, 144, 162, 181], "y": [null, -2.09, -0.5266, 0.09502, 0.3309, 0.5205, 0.5306, 0.5302, 0.5325, 0.5328, 0.5328, 0.533, 0.5346, 0.5336, 0.5335]}, {"marker": {"maxdisplayed": 10}, "mode": "lines+markers", "name": "Trial92", "type": "scatter", "x": [2, 4, 6, 8, 10, 21, 42, 63, 84, 105, 126, 147, 168, 189, 210], "y": [-3.69, -1.164, -0.2031, 0.25, 0.3947, 0.5325, 0.5511, 0.5585, 0.5594, 0.5616, 0.5633, 0.5645, 0.5645, 0.5655, 0.565]}, {"marker": {"maxdisplayed": 10}, "mode": "lines+markers", "name": "Trial93", "type": "scatter", "x": [2, 4, 6, 8, 10, 21, 43, 65, 86, 108, 130, 151, 173, 195, 217], "y": [-3.733, -1.197, -0.2374, 0.2233, 0.37, 0.5198, 0.5511, 0.555, 0.5597, 0.5623, 0.5641, 0.5647, 0.5651, 0.5659, 0.5653]}, {"marker": {"maxdisplayed": 10}, "mode": "lines+markers", "name": "Trial94", "type": "scatter", "x": [2, 4, 6, 9, 11, 22, 45, 68, 91, 114, 137, 160, 183, 206, 229], "y": [-3.733, -1.197, -0.2374, 0.2903, 0.4286, 0.5224, 0.551, 0.5553, 0.5601, 0.5633, 0.5644, 0.565, 0.5657, 0.5654, 0.5657]}, {"marker": {"maxdisplayed": 10}, "mode": "lines+markers", "name": "Trial95", "type": "scatter", "x": [2, 4, 6, 9, 11, 23, 46, 69, 93, 116, 139, 163, 186, 209, 233], "y": [-3.759, -1.22, -0.2541, 0.2864, 0.422, 0.5273, 0.5549, 0.5591, 0.5639, 0.5664, 0.567, 0.567, 0.5685, 0.5683, 0.5683]}, {"marker": {"maxdisplayed": 10}, "mode": "lines+markers", "name": "Trial96", "type": "scatter", "x": [2, 4, 6, 8, 10, 21, 43, 65, 87, 109, 130, 152, 174, 196, 218], "y": [-3.733, -1.197, -0.2374, 0.2233, 0.37, 0.5198, 0.5511, 0.555, 0.56, 0.5624, 0.5641, 0.5646, 0.5651, 0.566, 0.5655]}, {"marker": {"maxdisplayed": 10}, "mode": "lines+markers", "name": "Trial97", "type": "scatter", "x": [2, 4, 6, 8, 10, 21, 43, 65, 87, 109, 130, 152, 174, 196, 218], "y": [-3.734, -1.189, -0.2398, 0.2311, 0.3768, 0.5289, 0.5499, 0.5545, 0.559, 0.5603, 0.5621, 0.5637, 0.5634, 0.5641, 0.5654]}, {"marker": {"maxdisplayed": 10}, "mode": "lines+markers", "name": "Trial98", "type": "scatter", "x": [2, 4, 6, 9, 11, 22, 45, 68, 91, 114, 136, 159, 182, 205, 228], "y": [-3.75, -1.237, -0.2771, 0.2668, 0.4119, 0.5184, 0.5467, 0.5536, 0.5571, 0.5567, 0.5569, 0.5575, 0.5607, 0.5612, 0.5615]}, {"marker": {"maxdisplayed": 10}, "mode": "lines+markers", "name": "Trial99", "type": "scatter", "x": [2, 4, 6, 8, 10, 20, 41, 62, 82, 103, 124, 144, 165, 186, 207], "y": [-3.759, -1.213, -0.2555, 0.2158, 0.3618, 0.5108, 0.5431, 0.5536, 0.5573, 0.5613, 0.5615, 0.5632, 0.5632, 0.5637, 0.5634]}, {"marker": {"maxdisplayed": 10}, "mode": "lines+markers", "name": "Trial100", "type": "scatter", "x": [2, 4, 6, 8, 10, 21, 42, 64, 85, 107, 128, 149, 171, 192, 214], "y": [-3.754, -1.198, -0.2296, 0.2343, 0.3826, 0.5294, 0.5471, 0.5564, 0.5597, 0.5638, 0.564, 0.5639, 0.5631, 0.5642, 0.5649]}], "layout": {"showlegend": false, "title": {"text": "Intermediate Values Plot"}, "xaxis": {"title": {"text": "Step"}}, "yaxis": {"title": {"text": "Intermediate Value"}}}}

### Figure 3 — Plotly figure (JSON) as saved in the notebook; plotly's stock layout.template omitted (floating-point values rounded to 4 significant figures)
{"data": [{"cliponaxis": false, "hovertemplate": ["criterion (CategoricalDistribution): 0.023899929027080626<extra></extra>", "n_estimators (IntDistribution): 0.040510267564548404<extra></extra>", "max_features (FloatDistribution): 0.08788869157113902<extra></extra>", "min_samples_leaf (IntDistribution): 0.12259340187153048<extra></extra>", "max_depth (IntDistribution): 0.7251077099657014<extra></extra>"], "name": "Objective Value", "orientation": "h", "text": ["0.02", "0.04", "0.09", "0.12", "0.73"], "textposition": "outside", "type": "bar", "x": [0.0239, 0.04051, 0.08789, 0.1226, 0.7251], "y": ["criterion", "n_estimators", "max_features", "min_samples_leaf", "max_depth"]}], "layout": {"title": {"text": "Hyperparameter Importances"}, "xaxis": {"title": {"text": "Hyperparameter Importance"}}, "yaxis": {"title": {"text": "Hyperparameter"}}}}
